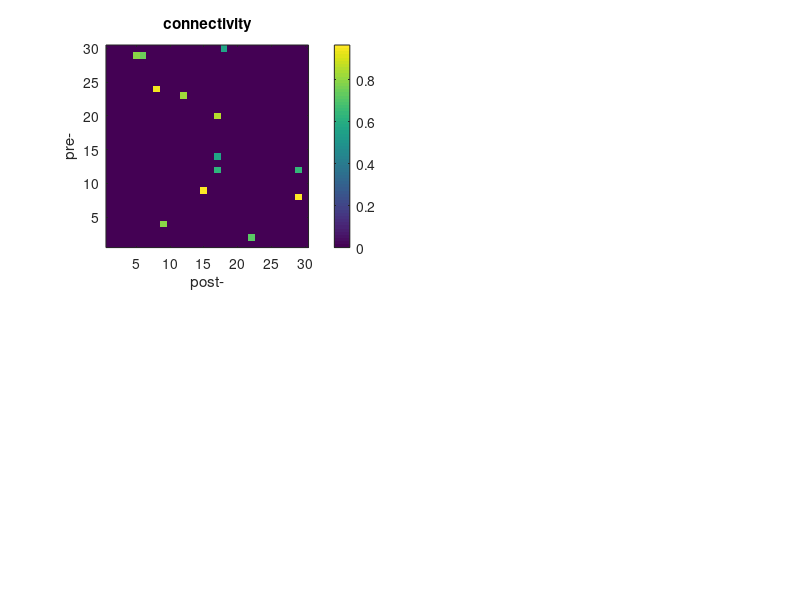

Recreate this plot in MATLAB. (Note: this script raises an error after producing the figure.)
% simulation.m
% simulation of networks
% Written by Harang Ju. January 29, 2018.

%% Parameters
N = 30; % number of nodes
frac_conn = 1e-2; % fraction connectivity
step_size = 1; % time, unitless
t_final = 1e3;
activity = 1e-3;
fire_threshold = 1;

%% Initialize
X = zeros(N,1); % system state, [N X 1]
A = rand(N) < frac_conn; % system connectivity, [pre X post]
A = A & ~diag(ones(N,1)); % prevent recursive connectivity
A = A .* (rand(N) * 0.5 + 0.5);
B = ones(N,1); % system input connectivity, [N X 1]
u = zeros(N,1); % system input, [N X 1]

%% Simulation
X_t = zeros(N,t_final/step_size);
u_t = zeros(size(X_t));
for t = 1 : t_final/step_size
    u = rand(N,1) < activity;
    u_t(:,t) = u;
    X = A' * X + B .* u;
    X_t(:,t) = X;
end

clear t

%% Plot
clf

subplot(2,2,1);
imagesc(A); title('connectivity')
set(gca,'YDir','normal')
xlabel('post-'); ylabel('pre-')
colorbar; axis square; prettify

x = (1:t_final/step_size) * step_size;
subplot(2,2,2); hold on
for i = 1 : N
    on = u_t(i,:) > 0;
    if max(on) == 0
        plot(0); continue
    end
    plot(x(on), i*on(on), '.', 'MarkerSize', 5)
end
title('inputs')
axis([0 t_final 0 N+0.5]); axis square
xlabel('trial'); ylabel('neuron');
hold off; prettify

subplot(2,2,3)
if N <= 50
    plot_network(A)
else%if false
    sizes = avalanche_size(A, B);
    [n_sizes, edges] = histcounts(sizes);
    bar(edges(2:end), n_sizes)
    xlabel('avalanche size'); ylabel('number of avalanches')
    axis square; prettify
end

subplot(2,2,4); hold on
for i = 1 : N
    on = X_t(i,:) >= fire_threshold;
    if max(on) == 0
        plot(0); continue
    end
    on_u = u_t(i,:) > 0;
    plot(x(on), i*on(on), '.', 'MarkerSize', 5)
end
title('activity raster')
axis([0 t_final 0 N+0.5]); axis square
xlabel('trial'); ylabel('neuron');
hold off; prettify

clear x i on
